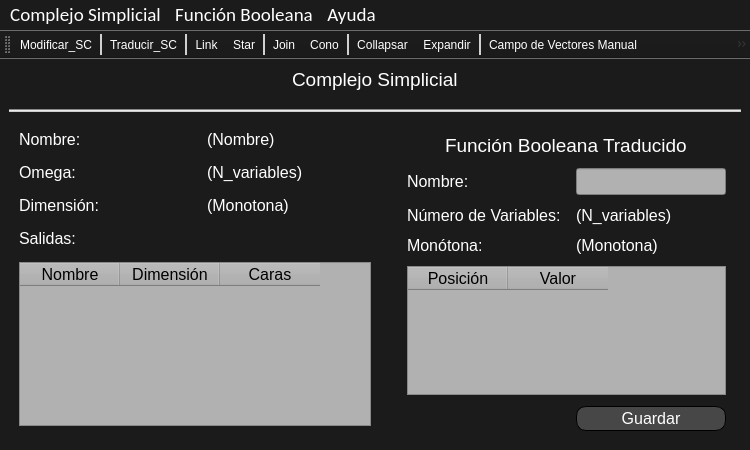
<?xml version="1.0" encoding="UTF-8"?>
<ui version="4.0">
 <class>TFG</class>
 <widget class="QMainWindow" name="TFG">
  <property name="geometry">
   <rect>
    <x>0</x>
    <y>0</y>
    <width>750</width>
    <height>450</height>
   </rect>
  </property>
  <property name="sizePolicy">
   <sizepolicy hsizetype="Preferred" vsizetype="Preferred">
    <horstretch>0</horstretch>
    <verstretch>0</verstretch>
   </sizepolicy>
  </property>
  <property name="font">
   <font>
    <family>Arial</family>
    <pointsize>20</pointsize>
   </font>
  </property>
  <property name="windowTitle">
   <string>TFG Pablo Ascorbe</string>
  </property>
  <property name="windowIcon">
   <iconset>
    <normaloff>../Recursos/icono.ico</normaloff>../Recursos/icono.ico</iconset>
  </property>
  <property name="styleSheet">
   <string notr="true">QWidget{
background-image: url(:/images/fondo.png);
background-color: rgb(27, 27, 27);
color: rgb(255, 255, 255);
}

QToolBar QToolButton{
color: rgb(255, 255, 255);
background-color:transparent;}

QToolBar QToolButton:hover{
	background-color: rgb(100, 100, 100);
}

QToolBar::separator{
	background-color: rgb(208, 208, 208);
	width: 2px;
}


QMenuBar::item:selected{
	background-color: rgb(100, 100, 100);
}

QMenu::item:selected{
	background-color: rgb(100, 100, 100);
}
</string>
  </property>
  <widget class="QWidget" name="centralwidget">
   <property name="enabled">
    <bool>true</bool>
   </property>
   <layout class="QGridLayout" name="gridLayout_2">
    <property name="sizeConstraint">
     <enum>QLayout::SetDefaultConstraint</enum>
    </property>
    <property name="horizontalSpacing">
     <number>11</number>
    </property>
    <property name="verticalSpacing">
     <number>18</number>
    </property>
    <item row="2" column="0">
     <layout class="QHBoxLayout" name="horizontalLayout" stretch="1,0">
      <property name="spacing">
       <number>26</number>
      </property>
      <item>
       <layout class="QGridLayout" name="gridLayout_fijo">
        <property name="leftMargin">
         <number>10</number>
        </property>
        <property name="rightMargin">
         <number>10</number>
        </property>
        <property name="bottomMargin">
         <number>15</number>
        </property>
        <property name="horizontalSpacing">
         <number>24</number>
        </property>
        <property name="verticalSpacing">
         <number>14</number>
        </property>
        <item row="1" column="1">
         <widget class="QLabel" name="label_omega">
          <property name="font">
           <font>
            <pointsize>12</pointsize>
           </font>
          </property>
          <property name="text">
           <string>(N_variables)</string>
          </property>
         </widget>
        </item>
        <item row="0" column="0">
         <widget class="QLabel" name="label">
          <property name="font">
           <font>
            <pointsize>12</pointsize>
           </font>
          </property>
          <property name="text">
           <string>Nombre:</string>
          </property>
         </widget>
        </item>
        <item row="2" column="0">
         <widget class="QLabel" name="label_5">
          <property name="font">
           <font>
            <pointsize>12</pointsize>
           </font>
          </property>
          <property name="text">
           <string>Dimensión:</string>
          </property>
         </widget>
        </item>
        <item row="3" column="0" colspan="2">
         <widget class="QLabel" name="label_3">
          <property name="font">
           <font>
            <pointsize>12</pointsize>
           </font>
          </property>
          <property name="text">
           <string>Salidas:</string>
          </property>
         </widget>
        </item>
        <item row="2" column="1">
         <widget class="QLabel" name="label_dimension">
          <property name="font">
           <font>
            <pointsize>12</pointsize>
           </font>
          </property>
          <property name="text">
           <string>(Monotona)</string>
          </property>
         </widget>
        </item>
        <item row="0" column="1">
         <widget class="QLabel" name="label_nombre_sc">
          <property name="font">
           <font>
            <pointsize>12</pointsize>
           </font>
          </property>
          <property name="text">
           <string>(Nombre)</string>
          </property>
         </widget>
        </item>
        <item row="1" column="0">
         <widget class="QLabel" name="label_4">
          <property name="font">
           <font>
            <pointsize>12</pointsize>
           </font>
          </property>
          <property name="text">
           <string>Omega:</string>
          </property>
         </widget>
        </item>
        <item row="4" column="0" colspan="2">
         <widget class="QTableWidget" name="tableWidget">
          <property name="minimumSize">
           <size>
            <width>300</width>
            <height>0</height>
           </size>
          </property>
          <property name="styleSheet">
           <string notr="true">color: rgb(0, 0, 0);
background-color: rgb(177, 177, 177);</string>
          </property>
          <column>
           <property name="text">
            <string>Nombre</string>
           </property>
           <property name="font">
            <font>
             <pointsize>12</pointsize>
            </font>
           </property>
          </column>
          <column>
           <property name="text">
            <string>Dimensión</string>
           </property>
           <property name="font">
            <font>
             <pointsize>12</pointsize>
            </font>
           </property>
          </column>
          <column>
           <property name="text">
            <string>Caras</string>
           </property>
           <property name="font">
            <font>
             <pointsize>12</pointsize>
            </font>
           </property>
          </column>
         </widget>
        </item>
       </layout>
      </item>
      <item>
       <layout class="QGridLayout" name="gridLayout_dinamico">
        <property name="leftMargin">
         <number>0</number>
        </property>
        <property name="topMargin">
         <number>4</number>
        </property>
        <property name="rightMargin">
         <number>15</number>
        </property>
        <property name="bottomMargin">
         <number>10</number>
        </property>
        <property name="horizontalSpacing">
         <number>15</number>
        </property>
        <property name="verticalSpacing">
         <number>11</number>
        </property>
        <item row="2" column="2">
         <widget class="QLabel" name="label_n_variables">
          <property name="font">
           <font>
            <pointsize>12</pointsize>
           </font>
          </property>
          <property name="text">
           <string>(N_variables)</string>
          </property>
         </widget>
        </item>
        <item row="2" column="1">
         <widget class="QLabel" name="label_8">
          <property name="font">
           <font>
            <pointsize>12</pointsize>
           </font>
          </property>
          <property name="text">
           <string>Número de Variables:</string>
          </property>
         </widget>
        </item>
        <item row="1" column="1">
         <widget class="QLabel" name="label_7">
          <property name="maximumSize">
           <size>
            <width>350</width>
            <height>50</height>
           </size>
          </property>
          <property name="font">
           <font>
            <pointsize>12</pointsize>
           </font>
          </property>
          <property name="text">
           <string>Nombre:</string>
          </property>
         </widget>
        </item>
        <item row="1" column="2">
         <widget class="QLineEdit" name="text_fb_name">
          <property name="maximumSize">
           <size>
            <width>16777215</width>
            <height>50</height>
           </size>
          </property>
          <property name="font">
           <font>
            <pointsize>12</pointsize>
           </font>
          </property>
          <property name="styleSheet">
           <string notr="true">color: rgb(0, 0, 0);
background-color: rgb(177, 177, 177);</string>
          </property>
         </widget>
        </item>
        <item row="0" column="1" colspan="2" alignment="Qt::AlignHCenter">
         <widget class="QLabel" name="label_6">
          <property name="maximumSize">
           <size>
            <width>16777215</width>
            <height>30</height>
           </size>
          </property>
          <property name="font">
           <font>
            <pointsize>14</pointsize>
           </font>
          </property>
          <property name="text">
           <string>Función Booleana Traducido</string>
          </property>
         </widget>
        </item>
        <item row="3" column="1">
         <widget class="QLabel" name="label_9">
          <property name="font">
           <font>
            <pointsize>12</pointsize>
           </font>
          </property>
          <property name="text">
           <string>Monótona:</string>
          </property>
         </widget>
        </item>
        <item row="3" column="2">
         <widget class="QLabel" name="label_monotona">
          <property name="font">
           <font>
            <pointsize>12</pointsize>
           </font>
          </property>
          <property name="text">
           <string>(Monotona)</string>
          </property>
         </widget>
        </item>
        <item row="4" column="1" colspan="2">
         <widget class="QTableWidget" name="tableWidget_2">
          <property name="sizePolicy">
           <sizepolicy hsizetype="Preferred" vsizetype="Expanding">
            <horstretch>0</horstretch>
            <verstretch>0</verstretch>
           </sizepolicy>
          </property>
          <property name="styleSheet">
           <string notr="true">color: rgb(0, 0, 0);
background-color: rgb(177, 177, 177);</string>
          </property>
          <column>
           <property name="text">
            <string>Posición</string>
           </property>
           <property name="font">
            <font>
             <pointsize>12</pointsize>
            </font>
           </property>
          </column>
          <column>
           <property name="text">
            <string>Valor</string>
           </property>
           <property name="font">
            <font>
             <pointsize>12</pointsize>
            </font>
           </property>
          </column>
         </widget>
        </item>
        <item row="5" column="2">
         <widget class="QPushButton" name="pushButton_Guardar">
          <property name="sizePolicy">
           <sizepolicy hsizetype="Expanding" vsizetype="Expanding">
            <horstretch>0</horstretch>
            <verstretch>100</verstretch>
           </sizepolicy>
          </property>
          <property name="minimumSize">
           <size>
            <width>150</width>
            <height>25</height>
           </size>
          </property>
          <property name="maximumSize">
           <size>
            <width>250</width>
            <height>25</height>
           </size>
          </property>
          <property name="font">
           <font>
            <pointsize>12</pointsize>
           </font>
          </property>
          <property name="styleSheet">
           <string notr="true">QPushButton{
color: rgb(255, 255, 255);
background-color: rgb(71, 71, 71);
border: 1px solid;
border-radius: 10px;}

QPushButton:hover{
	background-color: rgb(100, 100, 100);
}

</string>
          </property>
          <property name="text">
           <string>Guardar</string>
          </property>
          <property name="autoDefault">
           <bool>false</bool>
          </property>
          <property name="default">
           <bool>false</bool>
          </property>
          <property name="flat">
           <bool>false</bool>
          </property>
         </widget>
        </item>
       </layout>
      </item>
     </layout>
    </item>
    <item row="1" column="0">
     <widget class="Line" name="line">
      <property name="styleSheet">
       <string notr="true">background-color: rgb(204, 204, 204);</string>
      </property>
      <property name="orientation">
       <enum>Qt::Horizontal</enum>
      </property>
     </widget>
    </item>
    <item row="0" column="0" alignment="Qt::AlignHCenter">
     <widget class="QLabel" name="label_2">
      <property name="maximumSize">
       <size>
        <width>16777215</width>
        <height>30</height>
       </size>
      </property>
      <property name="font">
       <font>
        <pointsize>14</pointsize>
       </font>
      </property>
      <property name="text">
       <string>Complejo Simplicial</string>
      </property>
     </widget>
    </item>
   </layout>
  </widget>
  <widget class="QMenuBar" name="menubar">
   <property name="geometry">
    <rect>
     <x>0</x>
     <y>0</y>
     <width>750</width>
     <height>29</height>
    </rect>
   </property>
   <property name="font">
    <font>
     <family>Calibri</family>
     <pointsize>14</pointsize>
    </font>
   </property>
   <widget class="QMenu" name="menuComplejo_Simplicial">
    <property name="font">
     <font>
      <family>MS Shell Dlg 2</family>
      <pointsize>12</pointsize>
     </font>
    </property>
    <property name="title">
     <string>Complejo Simplicial</string>
    </property>
    <addaction name="actionNuevo_sc"/>
    <addaction name="actionCargar_sc"/>
    <addaction name="actionGuardar_sc"/>
    <addaction name="actionListar_sc"/>
   </widget>
   <widget class="QMenu" name="menuFunci_n_Booleana">
    <property name="font">
     <font>
      <family>MS Shell Dlg 2</family>
      <pointsize>12</pointsize>
     </font>
    </property>
    <property name="title">
     <string>Función Booleana</string>
    </property>
    <addaction name="actionNuevo_bf"/>
    <addaction name="actionCargar_bf"/>
    <addaction name="actionGuardar_bf"/>
    <addaction name="actionListar_bf"/>
   </widget>
   <widget class="QMenu" name="menuAyuda">
    <property name="font">
     <font>
      <family>MS Shell Dlg 2</family>
      <pointsize>12</pointsize>
     </font>
    </property>
    <property name="title">
     <string>Ayuda</string>
    </property>
    <addaction name="actionAyuda"/>
    <addaction name="separator"/>
    <addaction name="actionAcerca"/>
   </widget>
   <addaction name="menuComplejo_Simplicial"/>
   <addaction name="menuFunci_n_Booleana"/>
   <addaction name="menuAyuda"/>
  </widget>
  <widget class="QToolBar" name="toolBar">
   <property name="minimumSize">
    <size>
     <width>0</width>
     <height>0</height>
    </size>
   </property>
   <property name="windowTitle">
    <string>toolBar</string>
   </property>
   <property name="orientation">
    <enum>Qt::Horizontal</enum>
   </property>
   <property name="iconSize">
    <size>
     <width>32</width>
     <height>32</height>
    </size>
   </property>
   <property name="floatable">
    <bool>true</bool>
   </property>
   <attribute name="toolBarArea">
    <enum>TopToolBarArea</enum>
   </attribute>
   <attribute name="toolBarBreak">
    <bool>false</bool>
   </attribute>
   <addaction name="actionModificar_SC"/>
   <addaction name="separator"/>
   <addaction name="actionTraducir_SC"/>
   <addaction name="separator"/>
   <addaction name="actionLink"/>
   <addaction name="actionStar"/>
   <addaction name="separator"/>
   <addaction name="actionJoin"/>
   <addaction name="actionCono"/>
   <addaction name="separator"/>
   <addaction name="actionCollapsar"/>
   <addaction name="actionExpandir"/>
   <addaction name="separator"/>
   <addaction name="actionCampo_de_Vectores_Manual"/>
   <addaction name="actionCampo_de_Vectors_autom_tico"/>
   <addaction name="actionCampo_De_Vectores"/>
  </widget>
  <action name="actionNuevo_sc">
   <property name="text">
    <string>Nuevo</string>
   </property>
   <property name="shortcut">
    <string>Ctrl+N</string>
   </property>
  </action>
  <action name="actionCargar_sc">
   <property name="text">
    <string>Cargar</string>
   </property>
  </action>
  <action name="actionGuardar_sc">
   <property name="text">
    <string>Guardar</string>
   </property>
  </action>
  <action name="actionListar_sc">
   <property name="text">
    <string>Listar</string>
   </property>
  </action>
  <action name="actionNuevo_bf">
   <property name="text">
    <string>Nuevo</string>
   </property>
  </action>
  <action name="actionCargar_bf">
   <property name="text">
    <string>Cargar</string>
   </property>
  </action>
  <action name="actionGuardar_bf">
   <property name="text">
    <string>Guardar</string>
   </property>
  </action>
  <action name="actionListar_bf">
   <property name="text">
    <string>Listar</string>
   </property>
  </action>
  <action name="actionAyuda">
   <property name="text">
    <string>Ayuda de TFG Pablo Ascorbe</string>
   </property>
  </action>
  <action name="actionAcerca">
   <property name="text">
    <string>Acerca de la aplicación</string>
   </property>
  </action>
  <action name="actionModificar_SC">
   <property name="icon">
    <iconset resource="../Recursos/resources.qrc">
     <normaloff>:/images/edit.ico</normaloff>:/images/edit.ico</iconset>
   </property>
   <property name="text">
    <string>Modificar_SC</string>
   </property>
   <property name="toolTip">
    <string>Modificar el Complejo Simplicial</string>
   </property>
   <property name="shortcut">
    <string>Ctrl+1</string>
   </property>
  </action>
  <action name="actionTraducir_SC">
   <property name="icon">
    <iconset resource="../Recursos/resources.qrc">
     <normaloff>:/images/translation_sc_to_bf.ico</normaloff>:/images/translation_sc_to_bf.ico</iconset>
   </property>
   <property name="text">
    <string>Traducir_SC</string>
   </property>
   <property name="toolTip">
    <string>Traducir el complejo simplicial a una función booleana</string>
   </property>
  </action>
  <action name="actionLink">
   <property name="icon">
    <iconset resource="../Recursos/resources.qrc">
     <normaloff>:/images/link.ico</normaloff>:/images/link.ico</iconset>
   </property>
   <property name="text">
    <string>Link</string>
   </property>
   <property name="toolTip">
    <string>Calcular Link para un símplice</string>
   </property>
  </action>
  <action name="actionStar">
   <property name="icon">
    <iconset resource="../Recursos/resources.qrc">
     <normaloff>:/images/star.ico</normaloff>:/images/star.ico</iconset>
   </property>
   <property name="text">
    <string>Star</string>
   </property>
   <property name="toolTip">
    <string>Calcular Star para un símplice</string>
   </property>
  </action>
  <action name="actionJoin">
   <property name="icon">
    <iconset resource="../Recursos/resources.qrc">
     <normaloff>:/images/join.ico</normaloff>:/images/join.ico</iconset>
   </property>
   <property name="text">
    <string>Join</string>
   </property>
   <property name="toolTip">
    <string>Calcular el Join del complejo simplicial con otro a seleccionar</string>
   </property>
  </action>
  <action name="actionCono">
   <property name="icon">
    <iconset resource="../Recursos/resources.qrc">
     <normaloff>:/images/cone.ico</normaloff>:/images/cone.ico</iconset>
   </property>
   <property name="text">
    <string>Cono</string>
   </property>
   <property name="toolTip">
    <string>Calcular el cono del Complejo Simplicial</string>
   </property>
  </action>
  <action name="actionCollapsar">
   <property name="icon">
    <iconset resource="../Recursos/resources.qrc">
     <normaloff>:/images/collapse.ico</normaloff>:/images/collapse.ico</iconset>
   </property>
   <property name="text">
    <string>Collapsar</string>
   </property>
   <property name="toolTip">
    <string>Collapsar el Complejo Simplicial</string>
   </property>
  </action>
  <action name="actionExpandir">
   <property name="icon">
    <iconset resource="../Recursos/resources.qrc">
     <normaloff>:/images/expand.ico</normaloff>:/images/expand.ico</iconset>
   </property>
   <property name="text">
    <string>Expandir</string>
   </property>
   <property name="toolTip">
    <string>Expandir el Complejo Simplicial</string>
   </property>
  </action>
  <action name="actionCampo_de_Vectores_Manual">
   <property name="icon">
    <iconset resource="../Recursos/resources.qrc">
     <normaloff>:/images/manual_vf.ico</normaloff>:/images/manual_vf.ico</iconset>
   </property>
   <property name="text">
    <string>Campo de Vectores Manual</string>
   </property>
   <property name="toolTip">
    <string>Calcular un campo de vectores manualmente</string>
   </property>
  </action>
  <action name="actionCampo_de_Vectors_autom_tico">
   <property name="icon">
    <iconset resource="../Recursos/resources.qrc">
     <normaloff>:/images/auto_vf.ico</normaloff>:/images/auto_vf.ico</iconset>
   </property>
   <property name="text">
    <string>Campo de Vectors automático</string>
   </property>
   <property name="toolTip">
    <string>Calcular un campo de vectores automáticamente</string>
   </property>
  </action>
  <action name="actionCampo_De_Vectores">
   <property name="icon">
    <iconset resource="../Recursos/resources.qrc">
     <normaloff>:/images/vector_field.ico</normaloff>:/images/vector_field.ico</iconset>
   </property>
   <property name="text">
    <string>Campo De Vectores</string>
   </property>
   <property name="toolTip">
    <string>Ver todos los campos de vectores asociados al complejo simplicial</string>
   </property>
  </action>
 </widget>
 <resources>
  <include location="../Recursos/resources.qrc"/>
 </resources>
 <connections/>
</ui>
